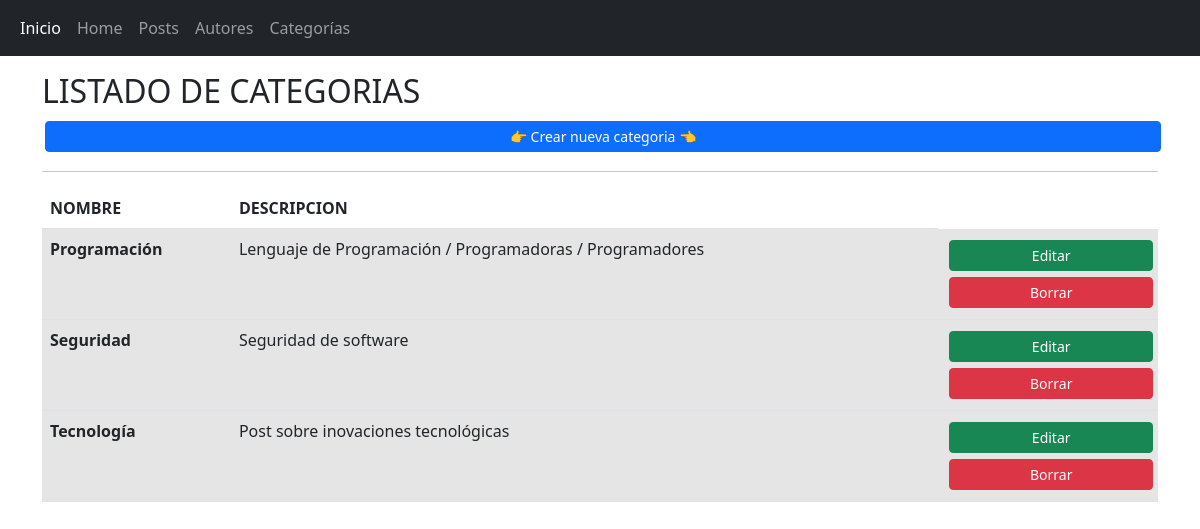
/categoria/categoria_list, run on the app's committed database.
### AppBlog/models.py (models this page shows, shortened)
class Categoria(models.Model):
    id = models.AutoField(primary_key=True)
    nombre = models.CharField(max_length=100, unique=True)
    descripcion = models.TextField(max_length=300)

### AppBlog/views.py (the view)
# urls.py: path('categoria/categoria_list', CategoriaList.as_view(), name='categoria_list'),
class CategoriaList(ListView):
    model = Categoria
    queryset = Categoria.objects.order_by('nombre')
    template_name= 'categoria/categoria_list.html'

### AppBlog/templates/categoria/categoria_list.html
{% extends 'componentes/padre.html' %}
{% load static %}
{% block contenido %}
<h2>LISTADO DE CATEGORIAS</h2>
<a class="btn btn-primary text-white btn-sm" href="{% url 'categoria_create' %}" role="button" style="margin:3px; width:100%;"> 👉 Crear nueva categoria 👈</a>
<hr>
{% if object_list %}
<table class="table table-hover">
    <thead>
        <tr>
            <th scope="col">NOMBRE</th>
            <th scope="col">DESCRIPCION</th>
    </thead>
    <tbody>
        {% for categoria in object_list %}
        <tr class="table-active">
            <th scope="row">{{categoria.nombre | striptags }}</th>
            <td>{{categoria.descripcion | striptags }}</td>
            <td>
               <a class="btn btn-success btn-sm" href="{% url 'categoria_update' categoria.id %}" role="button"
                    style="margin:3px; width:100%;">Editar</a>
               <a class="btn btn-danger btn-sm" href="{% url 'categoria_delete' categoria.id %}" role="button"
                    style="margin:3px; width:100%">Borrar</a>
            </td>
        </tr>
        {% endfor %}
    </tbody>
</table>
{% else %}
<h2 class="lead">Ouchh....No hay categorias cargadas!!😬</h2>
<p>Contanos alguna novedad sobre el mundo IT <br> <a type="button" class="btn btn-info mt-3" href="#">Crear nueva
    categoria!!</a></p>
{% endif %}
{% endblock %}

### data on the page
Categoria: nombre "Programación", descripcion "Lenguaje de Programación / Programadoras / Programadores"
Categoria: nombre "Seguridad", descripcion "Seguridad de software"
Categoria: nombre "Tecnología", descripcion "Post sobre inovaciones tecnológicas"
